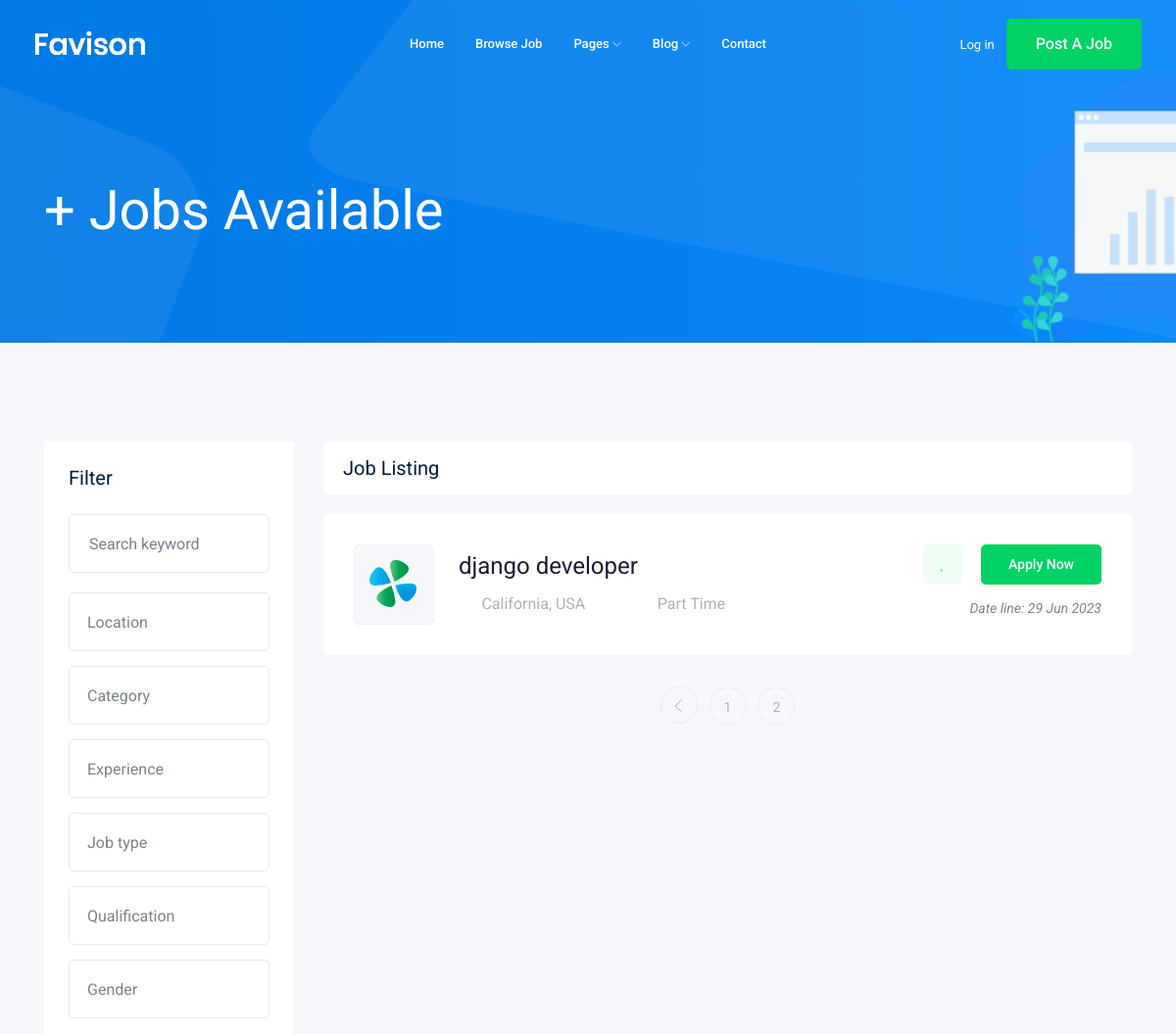
The page /jobs/?page=2 (upper part) on the database as committed earlier.
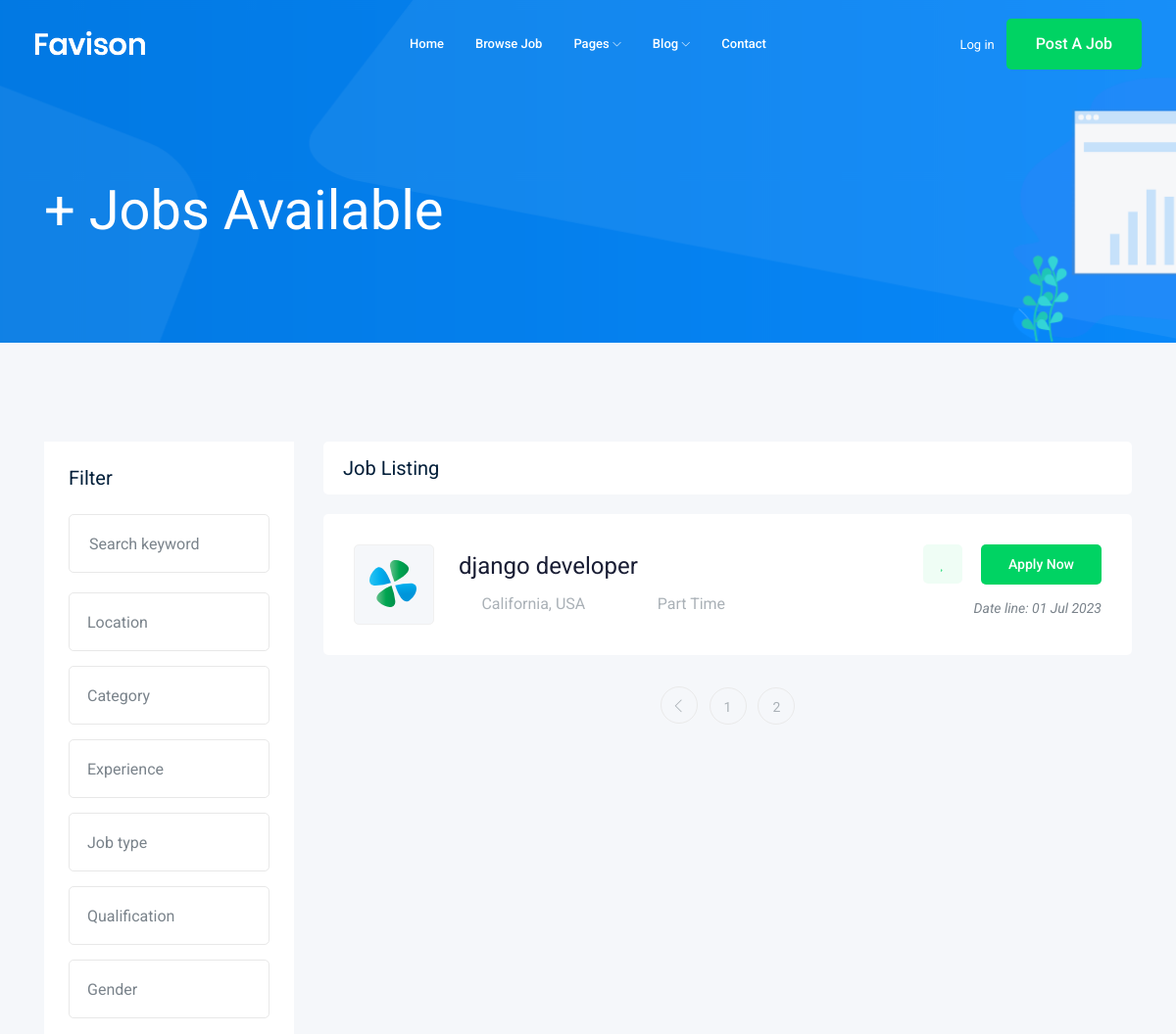
The same page on the database as committed later.
### job/models.py (models this page shows)
class Job(models.Model):    #table
    title = models.CharField(max_length = 100)  #column 1
    job_type = models.CharField(max_length = 15 , choices = JOB_TYPE)   #column 3
    description = models.TextField(max_length = 1000)
    time_published = models.DateTimeField(auto_now=True)
    vacancy = models.IntegerField(default = 1)
    salary = models.IntegerField(default = 0)
    category = models.ForeignKey('Category', on_delete = models.CASCADE)
    experience = models.IntegerField(default=1)
    image = models.ImageField(upload_to = image_upload)
    slug = models.SlugField(blank = True , null = True)
    def __str__(self):
        return self.title

### job/views.py (the view)
# urls.py: path('', views.job_list),
def job_list(request):
    job_list = Job.objects.all()
    paginator = Paginator(job_list, 1)
    page_number = request.GET.get("page")
    page_obj = paginator.get_page(page_number)
    context = {'jobs' : page_obj}
    return render(request , 'job/job_list.html',context)

### job/templates/job/job_list.html (shortened to what the changed rows need)
{% extends 'base.html' %}
    {% block body %}
    <div class="job_listing_area plus_padding">
        <div class="container">
            <div class="row">
                <div class="col-lg-9">
                    <div class="job_lists m-0">
                        <div class="row">
                            {% for job in jobs %}
                            <div class="col-lg-12 col-md-12">
                                <div class="single_jobs white-bg d-flex justify-content-between">
                                    <div class="jobs_left d-flex align-items-center">
                                        <div class="thumb">
                                            <img src="img/svg_icon/1.svg" alt="">
                                        </div>
                                        <div class="jobs_conetent">
                                            <a href="{% url 'jobs:job_detail' job.id %}"><h4>{{job}}</h4></a>
                                            <div class="links_locat d-flex align-items-center">
                                                <div class="location">
                                                    <p> <i class="fa fa-map-marker"></i> California, USA</p>
                                                </div>
                                                <div class="location">
                                                    <p> <i class="fa fa-clock-o"></i> {{job.job_type}}</p>
                                                </div>
                                            </div>
                                        </div>
                                    </div>
                                    <div class="jobs_right">
                                        <div class="apply_now">
                                            <a class="heart_mark" href="#"> <i class="fa fa-heart"></i> </a>
                                            <a href="{% url 'jobs:job_detail' job.id %}" class="boxed-btn3">Apply Now</a>
                                        </div>
                                        <div class="date">
                                            <p>Date line: {{job.time_published|date:'d M o'}}</p>
                                        </div>
                                    </div>
                                </div>
                            </div>
                            {% endfor %}
                        </div>
                    </div>
                </div>
            </div>
        </div>
    </div>
    {% endblock body %}

Rows that differ between the two databases and show on the page:
changed Job "django developer": time_published "29 Jun 2023" → "01 Jul 2023"
